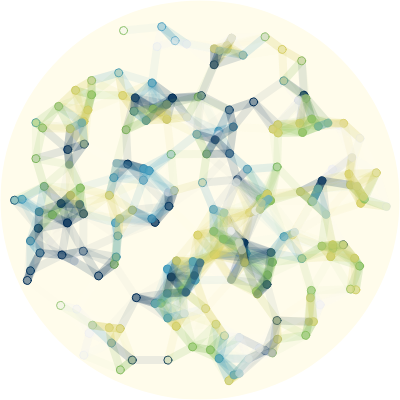
Frame 1 (no input)
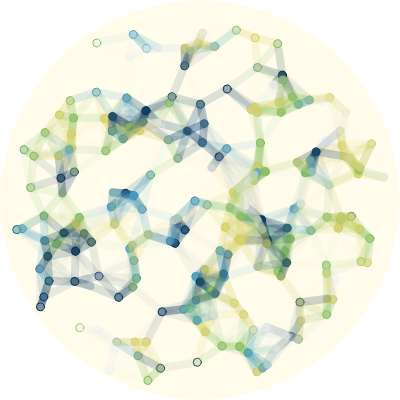
Frame 60 (no input)
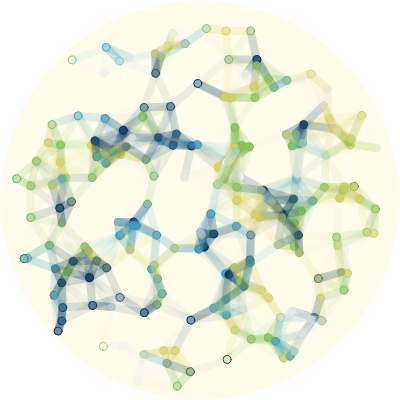
Frame 120 (the mouse pressed at the canvas centre since frame 60)

The p5.js sketch that drew these frames (run headless with seeded random() and noise() and a simulated clock; from frame 60 on, the mouse is pressed at the canvas centre):

// p5.js sketch
// ── sketch.js
let o;
let num;
let palette;
let canvas;
function setup() {
  canvas = createCanvas(400, 400);
  shuffle(colorScheme, true); // randomize order from colorScheme
  palette = colorScheme[0]; // pick first
  num = 222;
  let j = 15; // rango de descalce del centro
  o = [];
  const v = -0.5; // velocidad constante de las órbitas
  for(let i = 0; i < num; i++){
    let r = skewedRandom(10, 180, 0.59);
    let s = v / r;
    o.push(new Orbit(width/2 + random(-j, j), height/2 + random(-j, j), r, random(TWO_PI), s))
  }
}

function skewedRandom(min, max, skew) {
  let range = max - min;
  let rand = pow(random(), skew); // Usar la función de potencia para sesgar la distribución
  return min + rand * range;
}

function draw() {
	clear();
	noStroke();
  fill("#fffceb");
	circle(width/2, height/2, 399);
 
  // let the orbits go
  for(let orbit of o){
    orbit.go();
  }
  
  // draw connecting lines
  let connectDist = 42;
   for (let i = 0; i < o.length; i++) {
    for (let j = o.length - 1; j > i; j--) {
      let d = dist(o[i].px, o[i].py, o[j].px, o[j].py);
      if (d < connectDist) {

         let alfa = map(d, 0, connectDist, 130, 0);
         //let sw = map(d, 0, connectDist, 9, 2);
         alfa = constrain(alfa, 0, 255);
         let c = color(o[i].colHex);
         c.setAlpha(alfa);
        strokeWeight(8);
        stroke(c);
        line(o[i].px, o[i].py, o[j].px, o[j].py);
      }
    }
  }
}

class Orbit{
  constructor(x, y, r, a, s){
    this.a = a;
    this.x = x;
    this.y = y;
    this.s = s;
    this.r = r;
    this.px = x;
    this.py = y;
    this.colHex = random(palette.colors);
    this.col = color(this.colHex);
  }
  
  draw(){
		strokeWeight(1);
    stroke(this.col);
    circle(this.px, this.py, 8);
  }
  
  update(){
    this.a += this.s;
    this.px = this.x + cos(this.a) * this.r;
    this.py = this.y + sin(this.a) * this.r;
  }
  
  go(){
    this.update();
    this.draw();
  }
}

/* 
colorScheme stolen from https://openprocessing.org/sketch/2125892/
by Takawo
*/

let colorScheme = [
  {
    name: "Benedictus",
    colors: ["#F27EA9", "#366CD9", "#5EADF2", "#636E73", "#F2E6D8"],
  },
  {
    name: "Cross",
    colors: ["#D962AF", "#58A6A6", "#8AA66F", "#F29F05", "#F26D6D"],
  },
  {
    name: "Demuth",
    colors: ["#222940", "#D98E04", "#F2A950", "#BF3E21", "#F2F2F2"],
  },
  {
    name: "Hiroshige",
    colors: ["#1B618C", "#55CCD9", "#F2BC57", "#F2DAAC", "#F24949"],
  },
  {
    name: "Hokusai",
    colors: ["#074A59", "#F2C166", "#F28241", "#F26B5E", "#F2F2F2"],
  },
  {
    name: "Hokusai Blue",
    colors: ["#023059", "#459DBF", "#87BF60", "#D9D16A", "#F2F2F2"],
  },
  {
    name: "Java",
    colors: ["#632973", "#02734A", "#F25C05", "#F29188", "#F2E0DF"],
  },
  {
    name: "Kandinsky",
    colors: ["#8D95A6", "#0A7360", "#F28705", "#D98825", "#F2F2F2"],
  },
  {
    name: "Monet",
    colors: ["#4146A6", "#063573", "#5EC8F2", "#8C4E03", "#D98A29"],
  },
  {
    name: "Nizami",
    colors: ["#034AA6", "#72B6F2", "#73BFB1", "#F2A30F", "#F26F63"],
  },
  {
    name: "Renoir",
    colors: ["#303E8C", "#F2AE2E", "#F28705", "#D91414", "#F2F2F2"],
  },
  {
    name: "VanGogh",
    colors: ["#424D8C", "#84A9BF", "#C1D9CE", "#F2B705", "#F25C05"],
  },
  {
    name: "Mono",
    colors: ["#D9D7D8", "#3B5159", "#5D848C", "#7CA2A6", "#262321"],
  },
  {
    name: "RiverSide",
    colors: ["#906FA6", "#025951", "#252625", "#D99191", "#F2F2F2"],
  },
];
